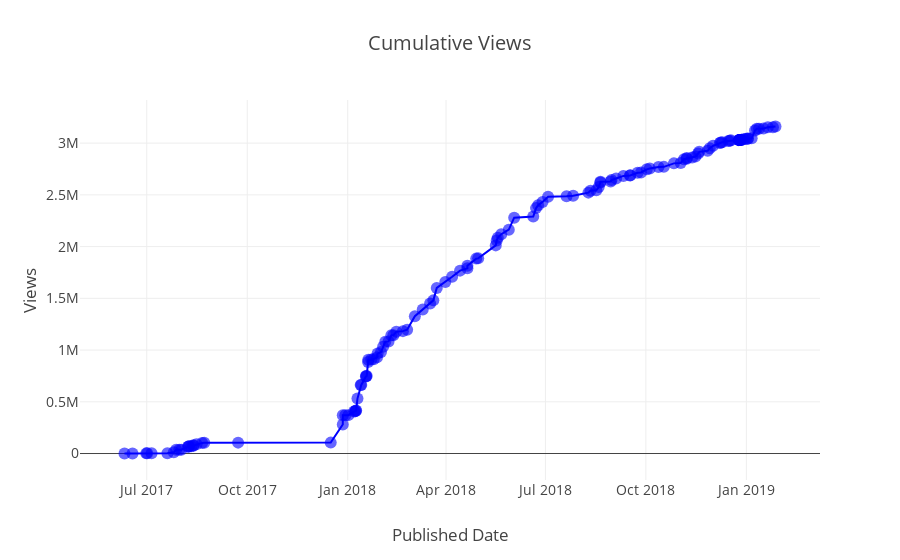

Notebook code cell kept with this figure:
### Code cell
# Cummulative view, tells me how you are growing your user base
figure = make_cum_plot(df, y='views')
iplot(figure)

### Figure 1 — Plotly figure (JSON) as saved in the notebook; plotly's stock layout.template omitted (floating-point values rounded to 4 significant figures; data arrays with more than 128 entries replaced by an {"elided": "..."} marker saying what was removed)
{"data": [{"marker": {"color": "blue", "line": {"color": "black"}, "opacity": 0.6, "size": 12}, "mode": "lines+markers", "text": {"elided": "133 str values"}, "type": "scatter", "uid": "8260c0dc-0334-4c4f-b032-074c5583c359", "x": {"elided": "133 str values"}, "y": {"elided": "133 int values"}}], "layout": {"font": {"size": 14}, "title": {"text": "Cumulative Views"}, "xaxis": {"title": {"text": "Published Date"}, "type": "date"}, "yaxis": {"title": {"text": "Views"}}}}
